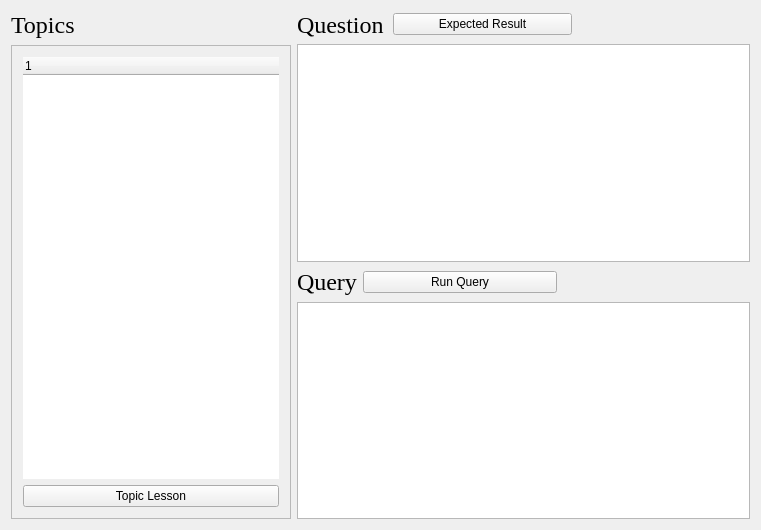
<?xml version="1.0" encoding="UTF-8"?>
<ui version="4.0">
 <class>MainWindow</class>
 <widget class="QMainWindow" name="MainWindow">
  <property name="geometry">
   <rect>
    <x>0</x>
    <y>0</y>
    <width>761</width>
    <height>530</height>
   </rect>
  </property>
  <property name="windowTitle">
   <string>MainWindow</string>
  </property>
  <widget class="QWidget" name="centralWidget">
   <property name="sizePolicy">
    <sizepolicy hsizetype="Expanding" vsizetype="Expanding">
     <horstretch>0</horstretch>
     <verstretch>0</verstretch>
    </sizepolicy>
   </property>
   <property name="minimumSize">
    <size>
     <width>0</width>
     <height>500</height>
    </size>
   </property>
   <layout class="QGridLayout" name="gridLayout_2">
    <item row="0" column="0">
     <layout class="QVBoxLayout" name="verticalLayout_4">
      <item>
       <widget class="QLabel" name="label">
        <property name="sizePolicy">
         <sizepolicy hsizetype="Fixed" vsizetype="Fixed">
          <horstretch>0</horstretch>
          <verstretch>0</verstretch>
         </sizepolicy>
        </property>
        <property name="maximumSize">
         <size>
          <width>16777215</width>
          <height>100</height>
         </size>
        </property>
        <property name="font">
         <font>
          <family>Times New Roman</family>
          <pointsize>18</pointsize>
         </font>
        </property>
        <property name="text">
         <string>Topics</string>
        </property>
       </widget>
      </item>
      <item>
       <widget class="QFrame" name="frame_8">
        <property name="sizePolicy">
         <sizepolicy hsizetype="Fixed" vsizetype="Expanding">
          <horstretch>0</horstretch>
          <verstretch>0</verstretch>
         </sizepolicy>
        </property>
        <property name="minimumSize">
         <size>
          <width>0</width>
          <height>0</height>
         </size>
        </property>
        <property name="maximumSize">
         <size>
          <width>16777215</width>
          <height>16777215</height>
         </size>
        </property>
        <property name="frameShape">
         <enum>QFrame::StyledPanel</enum>
        </property>
        <property name="frameShadow">
         <enum>QFrame::Raised</enum>
        </property>
        <property name="lineWidth">
         <number>0</number>
        </property>
        <layout class="QGridLayout" name="gridLayout">
         <item row="0" column="0">
          <layout class="QVBoxLayout" name="verticalLayout">
           <item>
            <widget class="QTreeWidget" name="questionSelectTree">
             <property name="frameShape">
              <enum>QFrame::NoFrame</enum>
             </property>
             <property name="frameShadow">
              <enum>QFrame::Plain</enum>
             </property>
             <column>
              <property name="text">
               <string notr="true">1</string>
              </property>
             </column>
            </widget>
           </item>
           <item>
            <widget class="QPushButton" name="help_button">
             <property name="sizePolicy">
              <sizepolicy hsizetype="Expanding" vsizetype="Fixed">
               <horstretch>0</horstretch>
               <verstretch>0</verstretch>
              </sizepolicy>
             </property>
             <property name="text">
              <string>Topic Lesson</string>
             </property>
            </widget>
           </item>
          </layout>
         </item>
        </layout>
       </widget>
      </item>
     </layout>
    </item>
    <item row="0" column="1">
     <layout class="QVBoxLayout" name="verticalLayout_2">
      <item>
       <layout class="QHBoxLayout" name="horizontalLayout">
        <item>
         <widget class="QLabel" name="label_question">
          <property name="sizePolicy">
           <sizepolicy hsizetype="Fixed" vsizetype="Fixed">
            <horstretch>0</horstretch>
            <verstretch>0</verstretch>
           </sizepolicy>
          </property>
          <property name="minimumSize">
           <size>
            <width>90</width>
            <height>27</height>
           </size>
          </property>
          <property name="maximumSize">
           <size>
            <width>90</width>
            <height>27</height>
           </size>
          </property>
          <property name="font">
           <font>
            <family>Times New Roman</family>
            <pointsize>18</pointsize>
           </font>
          </property>
          <property name="text">
           <string>Question</string>
          </property>
         </widget>
        </item>
        <item>
         <widget class="QPushButton" name="expectedResult_button">
          <property name="sizePolicy">
           <sizepolicy hsizetype="Expanding" vsizetype="Fixed">
            <horstretch>0</horstretch>
            <verstretch>0</verstretch>
           </sizepolicy>
          </property>
          <property name="minimumSize">
           <size>
            <width>60</width>
            <height>20</height>
           </size>
          </property>
          <property name="text">
           <string>Expected Result</string>
          </property>
         </widget>
        </item>
        <item>
         <spacer name="horizontalSpacer">
          <property name="orientation">
           <enum>Qt::Horizontal</enum>
          </property>
          <property name="sizeHint" stdset="0">
           <size>
            <width>40</width>
            <height>20</height>
           </size>
          </property>
         </spacer>
        </item>
       </layout>
      </item>
      <item>
       <widget class="QTextBrowser" name="questionTextArea">
        <property name="sizePolicy">
         <sizepolicy hsizetype="Expanding" vsizetype="Expanding">
          <horstretch>0</horstretch>
          <verstretch>0</verstretch>
         </sizepolicy>
        </property>
        <property name="minimumSize">
         <size>
          <width>0</width>
          <height>100</height>
         </size>
        </property>
        <property name="maximumSize">
         <size>
          <width>16777215</width>
          <height>16777215</height>
         </size>
        </property>
        <property name="html">
         <string>&lt;!DOCTYPE HTML PUBLIC &quot;-//W3C//DTD HTML 4.0//EN&quot; &quot;http://www.w3.org/TR/REC-html40/strict.dtd&quot;&gt;
&lt;html&gt;&lt;head&gt;&lt;meta name=&quot;qrichtext&quot; content=&quot;1&quot; /&gt;&lt;style type=&quot;text/css&quot;&gt;
p, li { white-space: pre-wrap; }
&lt;/style&gt;&lt;/head&gt;&lt;body style=&quot; font-family:'Noto Sans'; font-size:10pt; font-weight:400; font-style:normal;&quot;&gt;
&lt;p style=&quot;-qt-paragraph-type:empty; margin-top:0px; margin-bottom:0px; margin-left:0px; margin-right:0px; -qt-block-indent:0; text-indent:0px; font-family:'MS Shell Dlg 2'; font-size:8.25pt;&quot;&gt;&lt;br /&gt;&lt;/p&gt;&lt;/body&gt;&lt;/html&gt;</string>
        </property>
       </widget>
      </item>
      <item>
       <layout class="QHBoxLayout" name="horizontalLayout_2">
        <item>
         <widget class="QLabel" name="label_query">
          <property name="sizePolicy">
           <sizepolicy hsizetype="Fixed" vsizetype="Minimum">
            <horstretch>0</horstretch>
            <verstretch>0</verstretch>
           </sizepolicy>
          </property>
          <property name="font">
           <font>
            <family>Times New Roman</family>
            <pointsize>18</pointsize>
           </font>
          </property>
          <property name="text">
           <string>Query</string>
          </property>
         </widget>
        </item>
        <item>
         <widget class="QPushButton" name="runQuery_button">
          <property name="sizePolicy">
           <sizepolicy hsizetype="Expanding" vsizetype="Fixed">
            <horstretch>0</horstretch>
            <verstretch>0</verstretch>
           </sizepolicy>
          </property>
          <property name="text">
           <string>Run Query</string>
          </property>
         </widget>
        </item>
        <item>
         <spacer name="horizontalSpacer_2">
          <property name="orientation">
           <enum>Qt::Horizontal</enum>
          </property>
          <property name="sizeHint" stdset="0">
           <size>
            <width>40</width>
            <height>20</height>
           </size>
          </property>
         </spacer>
        </item>
       </layout>
      </item>
      <item>
       <widget class="QTextEdit" name="queryTextArea">
        <property name="sizePolicy">
         <sizepolicy hsizetype="Expanding" vsizetype="Expanding">
          <horstretch>0</horstretch>
          <verstretch>0</verstretch>
         </sizepolicy>
        </property>
        <property name="minimumSize">
         <size>
          <width>0</width>
          <height>0</height>
         </size>
        </property>
        <property name="maximumSize">
         <size>
          <width>16777215</width>
          <height>16777215</height>
         </size>
        </property>
        <property name="font">
         <font>
          <pointsize>30</pointsize>
          <weight>75</weight>
          <bold>true</bold>
         </font>
        </property>
        <property name="html">
         <string>&lt;!DOCTYPE HTML PUBLIC &quot;-//W3C//DTD HTML 4.0//EN&quot; &quot;http://www.w3.org/TR/REC-html40/strict.dtd&quot;&gt;
&lt;html&gt;&lt;head&gt;&lt;meta name=&quot;qrichtext&quot; content=&quot;1&quot; /&gt;&lt;style type=&quot;text/css&quot;&gt;
p, li { white-space: pre-wrap; }
&lt;/style&gt;&lt;/head&gt;&lt;body style=&quot; font-family:'Noto Sans'; font-size:30pt; font-weight:600; font-style:normal;&quot;&gt;
&lt;p style=&quot;-qt-paragraph-type:empty; margin-top:0px; margin-bottom:0px; margin-left:0px; margin-right:0px; -qt-block-indent:0; text-indent:0px; font-family:'MS Shell Dlg 2'; font-size:8.25pt; font-weight:400;&quot;&gt;&lt;br /&gt;&lt;/p&gt;&lt;/body&gt;&lt;/html&gt;</string>
        </property>
       </widget>
      </item>
     </layout>
    </item>
   </layout>
  </widget>
  <widget class="QMenuBar" name="menuBar">
   <property name="geometry">
    <rect>
     <x>0</x>
     <y>0</y>
     <width>761</width>
     <height>30</height>
    </rect>
   </property>
  </widget>
 </widget>
 <layoutdefault spacing="6" margin="11"/>
 <resources/>
 <connections/>
</ui>
